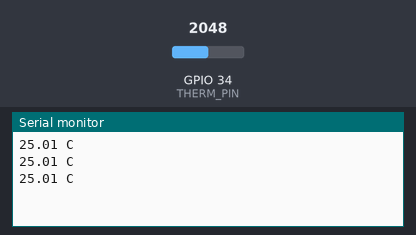
Recording of a sketch running on a simulated ESP32. Shown: the last lines printed to the serial monitor. The test bench sets the inputs (shaded band); at power-on: GPIO 34 (THERM_PIN) = 2048.

Above: at 1.3 s.
1.4 s: GPIO 34 (THERM_PIN) set to 2866
At 1.9 s:
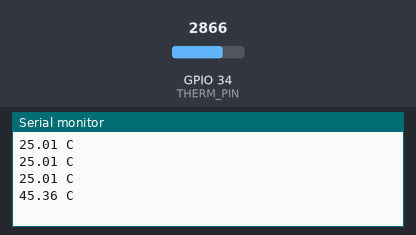
2.9 s: GPIO 34 (THERM_PIN) set to 3603
At 3.4 s:
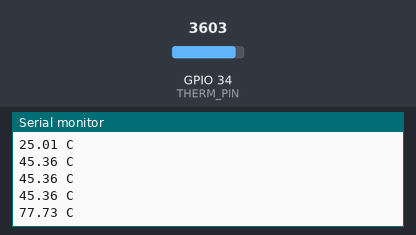
Timing chart, 0 to 5.9 s (numbered marks = the images above; inputs shaded):
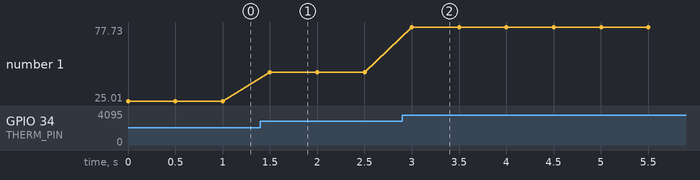

The sketch:

hello_04_thermistor.ino
```cpp
// Step 4: thermistor -- first analog sensor in this series, needs real math
// to turn a raw reading into a physical unit
// Breadboard wiring (voltage divider, same idea as hello-esp32's
// hello_08_photoresistor, an LDR):
//   3.3V -> thermistor -> junction A -> 10kohm resistor -> GND
//   junction A -> GPIO34 (ADC1, input-only)
//
// A thermistor's resistance falls as it warms up. Its exact curve varies by
// part, but most generic 10kohm NTC thermistors (like the one in this
// repo's Miuzei Fun Kit) are close enough to a "Beta" of ~3950 to estimate
// temperature from resistance -- treat this as a rough estimate, not a
// calibrated instrument.

#define THERM_PIN 34
#define R_FIXED 10000.0    // ohms, the fixed bottom resistor
#define R_NOMINAL 10000.0  // thermistor's resistance at 25C
#define T_NOMINAL 298.15   // 25C in Kelvin
#define BETA 3950.0        // typical for a generic 10k NTC

void setup() {
  Serial.begin(115200);
}

void loop() {
  int raw = analogRead(THERM_PIN);
  float voltage = raw / 4095.0 * 3.3;

  // Thermistor is on top (VCC side): Vout = Vcc * R_fixed / (R_therm + R_fixed)
  float r_therm = R_FIXED * (3.3 / voltage - 1);

  // Beta equation: 1/T = 1/T0 + (1/B) * ln(R/R0)
  float inv_t = 1.0 / T_NOMINAL + (1.0 / BETA) * log(r_therm / R_NOMINAL);
  float temp_c = (1.0 / inv_t) - 273.15;

  Serial.print(temp_c);
  Serial.println(" C");
  delay(500);
}
```

Measured:
- after the input at 1.4 s, the serial monitor: prints a new line after 0.10 s (image 1)
- after the input at 2.9 s, the serial monitor: prints a new line after 0.10 s (image 2)
- plotted number 1: 25.01 → 45.36 after the input at 1.4 s, 45.36 → 77.73 after the input at 2.9 s
